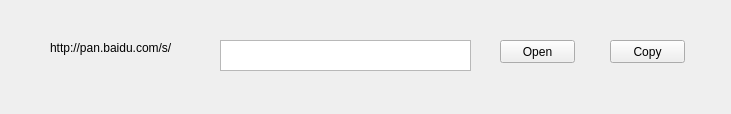
<?xml version="1.0" encoding="UTF-8"?>
<ui version="4.0">
 <class>Form</class>
 <widget class="QWidget" name="Form">
  <property name="geometry">
   <rect>
    <x>0</x>
    <y>0</y>
    <width>731</width>
    <height>114</height>
   </rect>
  </property>
  <property name="windowTitle">
   <string>Form</string>
  </property>
  <widget class="QLabel" name="label">
   <property name="geometry">
    <rect>
     <x>50</x>
     <y>40</y>
     <width>151</width>
     <height>16</height>
    </rect>
   </property>
   <property name="text">
    <string>http://pan.baidu.com/s/</string>
   </property>
  </widget>
  <widget class="QTextEdit" name="AdressTE">
   <property name="geometry">
    <rect>
     <x>220</x>
     <y>40</y>
     <width>251</width>
     <height>31</height>
    </rect>
   </property>
  </widget>
  <widget class="QPushButton" name="OPbt">
   <property name="geometry">
    <rect>
     <x>500</x>
     <y>40</y>
     <width>75</width>
     <height>23</height>
    </rect>
   </property>
   <property name="text">
    <string>Open</string>
   </property>
  </widget>
  <widget class="QPushButton" name="CPbt">
   <property name="geometry">
    <rect>
     <x>610</x>
     <y>40</y>
     <width>75</width>
     <height>23</height>
    </rect>
   </property>
   <property name="text">
    <string>Copy</string>
   </property>
  </widget>
 </widget>
 <resources/>
 <connections/>
</ui>
